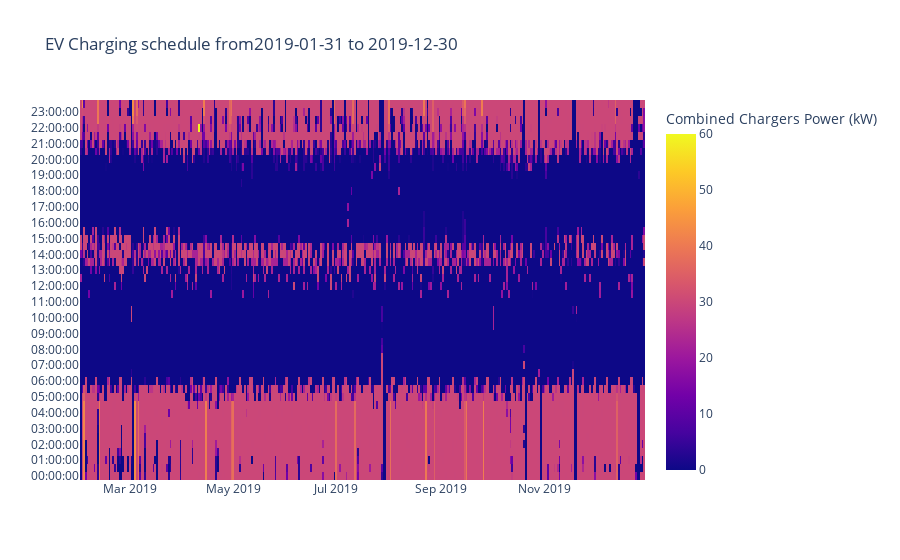

Write notebook code for a chart like this one.
### Code cell
heatplot = of.createHeatmap(site_profile)
heatplot.write_image(
    'Outputs/Logs/run{}/heatplot{}.png'.format(run,run),
    width=1800, height=1000)
heatplot.write_html("Outputs/Logs/run{}/heatplot{}.html".format(run,run))

### Figure 1 — Plotly figure (JSON) as saved in the notebook; plotly's stock layout.template omitted (floating-point values rounded to 4 significant figures; data arrays with more than 128 entries replaced by an {"elided": "..."} marker saying what was removed)
{"data": [{"colorbar": {"title": {"text": "Combined Chargers Power (kW)"}}, "hoverongaps": false, "type": "heatmap", "x": {"elided": "334 str values"}, "y": ["00:00:00", "00:30:00", "01:00:00", "01:30:00", "02:00:00", "02:30:00", "03:00:00", "03:30:00", "04:00:00", "04:30:00", "05:00:00", "05:30:00", "06:00:00", "06:30:00", "07:00:00", "07:30:00", "08:00:00", "08:30:00", "09:00:00", "09:30:00", "10:00:00", "10:30:00", "11:00:00", "11:30:00", "12:00:00", "12:30:00", "13:00:00", "13:30:00", "14:00:00", "14:30:00", "15:00:00", "15:30:00", "16:00:00", "16:30:00", "17:00:00", "17:30:00", "18:00:00", "18:30:00", "19:00:00", "19:30:00", "20:00:00", "20:30:00", "21:00:00", "21:30:00", "22:00:00", "22:30:00", "23:00:00", "23:30:00"], "z": {"elided": "48x334 float values"}}], "layout": {"title": {"text": "EV Charging schedule from2019-01-31 to 2019-12-30"}}}
